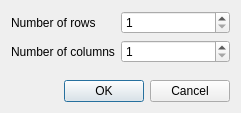
<?xml version="1.0" encoding="UTF-8"?>
<ui version="4.0">
 <class>DialogSpriteSheet</class>
 <widget class="QDialog" name="DialogSpriteSheet">
  <property name="geometry">
   <rect>
    <x>0</x>
    <y>0</y>
    <width>241</width>
    <height>113</height>
   </rect>
  </property>
  <property name="windowTitle">
   <string>Dialog</string>
  </property>
  <layout class="QVBoxLayout" name="verticalLayout">
   <item>
    <layout class="QFormLayout" name="formLayout">
     <item row="0" column="0">
      <widget class="QLabel" name="numberOfRowsLabel">
       <property name="text">
        <string>Number of rows</string>
       </property>
      </widget>
     </item>
     <item row="0" column="1">
      <widget class="QSpinBox" name="numberOfRowsSpinBox">
       <property name="minimum">
        <number>1</number>
       </property>
       <property name="maximum">
        <number>9999</number>
       </property>
      </widget>
     </item>
     <item row="1" column="0">
      <widget class="QLabel" name="numberOfColumnsLabel">
       <property name="text">
        <string>Number of columns</string>
       </property>
      </widget>
     </item>
     <item row="1" column="1">
      <widget class="QSpinBox" name="numberOfColumnsSpinBox">
       <property name="minimum">
        <number>1</number>
       </property>
       <property name="maximum">
        <number>9999</number>
       </property>
      </widget>
     </item>
    </layout>
   </item>
   <item>
    <widget class="QDialogButtonBox" name="buttonBox">
     <property name="orientation">
      <enum>Qt::Horizontal</enum>
     </property>
     <property name="standardButtons">
      <set>QDialogButtonBox::Cancel|QDialogButtonBox::Ok</set>
     </property>
    </widget>
   </item>
  </layout>
 </widget>
 <resources/>
 <connections>
  <connection>
   <sender>buttonBox</sender>
   <signal>accepted()</signal>
   <receiver>DialogSpriteSheet</receiver>
   <slot>accept()</slot>
   <hints>
    <hint type="sourcelabel">
     <x>248</x>
     <y>254</y>
    </hint>
    <hint type="destinationlabel">
     <x>157</x>
     <y>274</y>
    </hint>
   </hints>
  </connection>
  <connection>
   <sender>buttonBox</sender>
   <signal>rejected()</signal>
   <receiver>DialogSpriteSheet</receiver>
   <slot>reject()</slot>
   <hints>
    <hint type="sourcelabel">
     <x>316</x>
     <y>260</y>
    </hint>
    <hint type="destinationlabel">
     <x>286</x>
     <y>274</y>
    </hint>
   </hints>
  </connection>
 </connections>
</ui>
